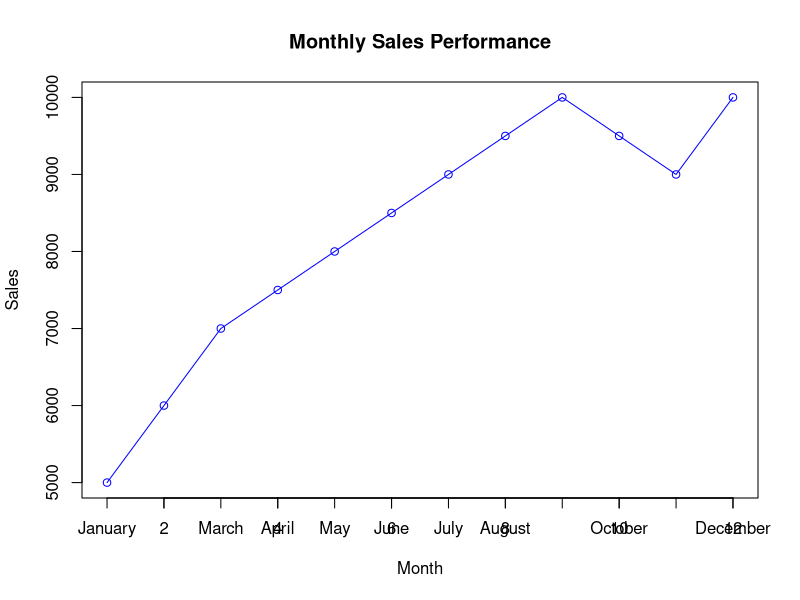

Write the R code that produced this figure.
months <- c("January", "February", "March", "April", "May", "June", 
            "July", "August", "September", "October", "November", "December")
sales <- c(5000, 6000, 7000, 7500, 8000, 8500, 9000, 9500, 10000, 9500, 9000, 10000)

plot(sales, type = "o", col = "blue", xlab = "Month", ylab = "Sales", main = "Monthly Sales Performance")
axis(1, at = 1:12, labels = months)